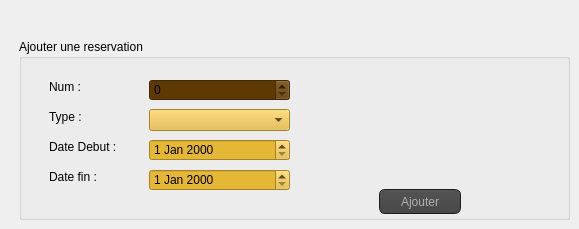
    <widget class="QWidget" name="ajout_2">
     <attribute name="title">
      <string>ajout </string>
     </attribute>
     <widget class="QGroupBox" name="box_ajout_2">
      <property name="geometry">
       <rect>
        <x>19</x>
        <y>39</y>
        <width>551</width>
        <height>181</height>
       </rect>
      </property>
      <property name="palette">
       <palette>
        <active>
         <colorrole role="Button">
          <brush brushstyle="SolidPattern">
           <color alpha="255">
            <red>94</red>
            <green>57</green>
            <blue>4</blue>
           </color>
          </brush>
         </colorrole>
         <colorrole role="Base">
          <brush brushstyle="SolidPattern">
           <color alpha="255">
            <red>94</red>
            <green>57</green>
            <blue>4</blue>
           </color>
          </brush>
         </colorrole>
         <colorrole role="Window">
          <brush brushstyle="SolidPattern">
           <color alpha="255">
            <red>94</red>
            <green>57</green>
            <blue>4</blue>
           </color>
          </brush>
         </colorrole>
        </active>
        <inactive>
         <colorrole role="Button">
          <brush brushstyle="SolidPattern">
           <color alpha="255">
            <red>94</red>
            <green>57</green>
            <blue>4</blue>
           </color>
          </brush>
         </colorrole>
         <colorrole role="Base">
          <brush brushstyle="SolidPattern">
           <color alpha="255">
            <red>94</red>
            <green>57</green>
            <blue>4</blue>
           </color>
          </brush>
         </colorrole>
         <colorrole role="Window">
          <brush brushstyle="SolidPattern">
           <color alpha="255">
            <red>94</red>
            <green>57</green>
            <blue>4</blue>
           </color>
          </brush>
         </colorrole>
        </inactive>
        <disabled>
         <colorrole role="Button">
          <brush brushstyle="SolidPattern">
           <color alpha="255">
            <red>94</red>
            <green>57</green>
            <blue>4</blue>
           </color>
          </brush>
         </colorrole>
         <colorrole role="Base">
          <brush brushstyle="SolidPattern">
           <color alpha="255">
            <red>94</red>
            <green>57</green>
            <blue>4</blue>
           </color>
          </brush>
         </colorrole>
         <colorrole role="Window">
          <brush brushstyle="SolidPattern">
           <color alpha="255">
            <red>94</red>
            <green>57</green>
            <blue>4</blue>
           </color>
          </brush>
         </colorrole>
        </disabled>
       </palette>
      </property>
      <property name="cursor">
       <cursorShape>ArrowCursor</cursorShape>
      </property>
      <property name="title">
       <string>Ajouter une reservation</string>
      </property>
      <widget class="QLabel" name="label_16">
       <property name="geometry">
        <rect>
         <x>30</x>
         <y>40</y>
         <width>52</width>
         <height>15</height>
        </rect>
       </property>
       <property name="text">
        <string>Num :</string>
       </property>
       <property name="textFormat">
        <enum>Qt::PlainText</enum>
       </property>
      </widget>
      <widget class="QLabel" name="label_20">
       <property name="geometry">
        <rect>
         <x>30</x>
         <y>70</y>
         <width>71</width>
         <height>16</height>
        </rect>
       </property>
       <property name="text">
        <string>Type :</string>
       </property>
      </widget>
      <widget class="QLabel" name="label_21">
       <property name="geometry">
        <rect>
         <x>30</x>
         <y>100</y>
         <width>71</width>
         <height>16</height>
        </rect>
       </property>
       <property name="text">
        <string>Date Debut :</string>
       </property>
      </widget>
      <widget class="QLabel" name="label_22">
       <property name="geometry">
        <rect>
         <x>30</x>
         <y>130</y>
         <width>52</width>
         <height>15</height>
        </rect>
       </property>
       <property name="text">
        <string>Date fin :</string>
       </property>
      </widget>
      <widget class="QPushButton" name="btA">
       <property name="geometry">
        <rect>
         <x>360</x>
         <y>150</y>
         <width>82</width>
         <height>25</height>
        </rect>
       </property>
       <property name="styleSheet">
        <string notr="true">

QToolTip
{
border: 1px solid black;
background-color: #ffa02f;
padding: 1px;
border-radius: 3px;
opacity: 100;
}

QWidget
{
color: #b1b1b1;
background-color: #323232;
}

QWidget:item:hover
{
background-color: QLinearGradient( x1: 0, y1: 0, x2: 0, y2: 1, stop: 0 #ffa02f, stop: 1 #ca0619);
color: #000000;
}

QWidget:item:selected
{
background-color: QLinearGradient( x1: 0, y1: 0, x2: 0, y2: 1, stop: 0 #ffa02f, stop: 1 #d7801a);
}

QMenuBar::item
{
background: transparent;
}

QMenuBar::item:selected
{
background: transparent;
border: 1px solid #ffaa00;
}

QMenuBar::item:pressed
{
background: #444;
border: 1px solid #000;
background-color: QLinearGradient(
x1:0, y1:0,
x2:0, y2:1,
stop:1 #212121,
stop:0.4 #343434/*,
stop:0.2 #343434,
stop:0.1 #ffaa00*/
);
margin-bottom:-1px;
padding-bottom:1px;
}

QMenu
{
border: 1px solid #000;
}

QMenu::item
{
padding: 2px 20px 2px 20px;
}

QMenu::item:selected
{
color: #000000;
}

QWidget:disabled
{
color: #404040;
background-color: #323232;
}

QAbstractItemView
{
background-color: QLinearGradient( x1: 0, y1: 0, x2: 0, y2: 1, stop: 0 #4d4d4d, stop: 0.1 #646464, stop: 1 #5d5d5d);
}

QWidget:focus
{
/*border: 2px solid QLinearGradient( x1: 0, y1: 0, x2: 0, y2: 1, stop: 0 #ffa02f, stop: 1 #d7801a);*/
}

QLineEdit
{
background-color: QLinearGradient( x1: 0, y1: 0, x2: 0, y2: 1, stop: 0 #4d4d4d, stop: 0 #646464, stop: 1 #5d5d5d);
padding: 1px;
border-style: solid;
border: 1px solid #1e1e1e;
border-radius: 5;
}

QPushButton
{
color: #b1b1b1;
background-color: QLinearGradient( x1: 0, y1: 0, x2: 0, y2: 1, stop: 0 #565656, stop: 0.1 #525252, stop: 0.5 #4e4e4e, stop: 0.9 #4a4a4a, stop: 1 #464646);
border-width: 1px;
border-color: #1e1e1e;
border-style: solid;
border-radius: 6;
padding: 3px;
font-size: 12px;
padding-left: 5px;
padding-right: 5px;
}

QPushButton:pressed
{
background-color: QLinearGradient( x1: 0, y1: 0, x2: 0, y2: 1, stop: 0 #2d2d2d, stop: 0.1 #2b2b2b, stop: 0.5 #292929, stop: 0.9 #282828, stop: 1 #252525);
}

QComboBox
{
selection-background-color: #ffaa00;
background-color: QLinearGradient( x1: 0, y1: 0, x2: 0, y2: 1, stop: 0 #565656, stop: 0.1 #525252, stop: 0.5 #4e4e4e, stop: 0.9 #4a4a4a, stop: 1 #464646);
border-style: solid;
border: 1px solid #1e1e1e;
border-radius: 5;
}

QComboBox:hover,QPushButton:hover
{
border: 2px solid QLinearGradient( x1: 0, y1: 0, x2: 0, y2: 1, stop: 0 #ffa02f, stop: 1 #d7801a);
}


QComboBox:on
{
padding-top: 3px;
padding-left: 4px;
background-color: QLinearGradient( x1: 0, y1: 0, x2: 0, y2: 1, stop: 0 #2d2d2d, stop: 0.1 #2b2b2b, stop: 0.5 #292929, stop: 0.9 #282828, stop: 1 #252525);
selection-background-color: #ffaa00;
}

QComboBox QAbstractItemView
{
border: 2px solid darkgray;
selection-background-color: QLinearGradient( x1: 0, y1: 0, x2: 0, y2: 1, stop: 0 #ffa02f, stop: 1 #d7801a);
}

QComboBox::drop-down
{
subcontrol-origin: padding;
subcontrol-position: top right;
width: 15px;

border-left-width: 0px;
border-left-color: darkgray;
border-left-style: solid; /* just a single line */
border-top-right-radius: 3px; /* same radius as the QComboBox */
border-bottom-right-radius: 3px;
}

QComboBox::down-arrow
{
image: url(:/down_arrow.png);
}

QGroupBox:focus
{
border: 2px solid QLinearGradient( x1: 0, y1: 0, x2: 0, y2: 1, stop: 0 #ffa02f, stop: 1 #d7801a);
}

QTextEdit:focus
{
border: 2px solid QLinearGradient( x1: 0, y1: 0, x2: 0, y2: 1, stop: 0 #ffa02f, stop: 1 #d7801a);
}

QScrollBar:horizontal {
border: 1px solid #222222;
background: QLinearGradient( x1: 0, y1: 0, x2: 0, y2: 1, stop: 0.0 #121212, stop: 0.2 #282828, stop: 1 #484848);
height: 7px;
margin: 0px 16px 0 16px;
}

QScrollBar::handle:horizontal
{
background: QLinearGradient( x1: 0, y1: 0, x2: 1, y2: 0, stop: 0 #ffa02f, stop: 0.5 #d7801a, stop: 1 #ffa02f);
min-height: 20px;
border-radius: 2px;
}

QScrollBar::add-line:horizontal {
border: 1px solid #1b1b19;
border-radius: 2px;
background: QLinearGradient( x1: 0, y1: 0, x2: 1, y2: 0, stop: 0 #ffa02f, stop: 1 #d7801a);
width: 14px;
subcontrol-position: right;
subcontrol-origin: margin;
}

QScrollBar::sub-line:horizontal {
border: 1px solid #1b1b19;
border-radius: 2px;
background: QLinearGradient( x1: 0, y1: 0, x2: 1, y2: 0, stop: 0 #ffa02f, stop: 1 #d7801a);
width: 14px;
subcontrol-position: left;
subcontrol-origin: margin;
}

QScrollBar::right-arrow:horizontal, QScrollBar::left-arrow:horizontal
{
border: 1px solid black;
width: 1px;
height: 1px;
background: white;
}

QScrollBar::add-page:horizontal, QScrollBar::sub-page:horizontal
{
background: none;
}

QScrollBar:vertical
{
background: QLinearGradient( x1: 0, y1: 0, x2: 1, y2: 0, stop: 0.0 #121212, stop: 0.2 #282828, stop: 1 #484848);
width: 7px;
margin: 16px 0 16px 0;
border: 1px solid #222222;
}

QScrollBar::handle:vertical
{
background: QLinearGradient( x1: 0, y1: 0, x2: 0, y2: 1, stop: 0 #ffa02f, stop: 0.5 #d7801a, stop: 1 #ffa02f);
min-height: 20px;
border-radius: 2px;
}

QScrollBar::add-line:vertical
{
border: 1px solid #1b1b19;
border-radius: 2px;
background: QLinearGradient( x1: 0, y1: 0, x2: 0, y2: 1, stop: 0 #ffa02f, stop: 1 #d7801a);
height: 14px;
subcontrol-position: bottom;
subcontrol-origin: margin;
}

QScrollBar::sub-line:vertical
{
border: 1px solid #1b1b19;
border-radius: 2px;
background: QLinearGradient( x1: 0, y1: 0, x2: 0, y2: 1, stop: 0 #d7801a, stop: 1 #ffa02f);
height: 14px;
subcontrol-position: top;
subcontrol-origin: margin;
}

QScrollBar::up-arrow:vertical, QScrollBar::down-arrow:vertical
{
border: 1px solid black;
width: 1px;
height: 1px;
background: white;
}


QScrollBar::add-page:vertical, QScrollBar::sub-page:vertical
{
background: none;
}

QTextEdit
{
background-color: #242424;
}

QPlainTextEdit
{
background-color: #242424;
}

QHeaderView::section
{
background-color: QLinearGradient(x1:0, y1:0, x2:0, y2:1, stop:0 #616161, stop: 0.5 #505050, stop: 0.6 #434343, stop:1 #656565);
color: white;
padding-left: 4px;
border: 1px solid #6c6c6c;
}

QCheckBox:disabled
{
color: #414141;
}

QDockWidget::title
{
text-align: center;
spacing: 3px; /* spacing between items in the tool bar */
background-color: QLinearGradient(x1:0, y1:0, x2:0, y2:1, stop:0 #323232, stop: 0.5 #242424, stop:1 #323232);
}

QDockWidget::close-button, QDockWidget::float-button
{
text-align: center;
spacing: 1px; /* spacing between items in the tool bar */
background-color: QLinearGradient(x1:0, y1:0, x2:0, y2:1, stop:0 #323232, stop: 0.5 #242424, stop:1 #323232);
}

QDockWidget::close-button:hover, QDockWidget::float-button:hover
{
background: #242424;
}

QDockWidget::close-button:pressed, QDockWidget::float-button:pressed
{
padding: 1px -1px -1px 1px;
}

QMainWindow::separator
{
background-color: QLinearGradient(x1:0, y1:0, x2:0, y2:1, stop:0 #161616, stop: 0.5 #151515, stop: 0.6 #212121, stop:1 #343434);
color: white;
padding-left: 4px;
border: 1px solid #4c4c4c;
spacing: 3px; /* spacing between items in the tool bar */
}

QMainWindow::separator:hover
{

background-color: QLinearGradient(x1:0, y1:0, x2:0, y2:1, stop:0 #d7801a, stop:0.5 #b56c17 stop:1 #ffa02f);
color: white;
padding-left: 4px;
border: 1px solid #6c6c6c;
spacing: 3px; /* spacing between items in the tool bar */
}

QToolBar::handle
{
spacing: 3px; /* spacing between items in the tool bar */
background: url(:/images/handle.png);
}

QMenu::separator
{
height: 2px;
background-color: QLinearGradient(x1:0, y1:0, x2:0, y2:1, stop:0 #161616, stop: 0.5 #151515, stop: 0.6 #212121, stop:1 #343434);
color: white;
padding-left: 4px;
margin-left: 10px;
margin-right: 5px;
}

QProgressBar
{
border: 2px solid grey;
border-radius: 5px;
text-align: center;
}

QProgressBar::chunk
{
background-color: #d7801a;
width: 2.15px;
margin: 0.5px;
}

QTabBar::tab {
color: #b1b1b1;
border: 1px solid #444;
border-bottom-style: none;
background-color: #323232;
padding-left: 10px;
padding-right: 10px;
padding-top: 3px;
padding-bottom: 2px;
margin-right: -1px;
}

QTabWidget::pane {
border: 1px solid #444;
top: 1px;
}

QTabBar::tab:last
{
margin-right: 0; /* the last selected tab has nothing to overlap with on the right */
border-top-right-radius: 3px;
}

QTabBar::tab:first:!selected
{
margin-left: 0px; /* the last selected tab has nothing to overlap with on the right */


border-top-left-radius: 3px;
}

QTabBar::tab:!selected
{
color: #b1b1b1;
border-bottom-style: solid;
margin-top: 3px;
background-color: QLinearGradient(x1:0, y1:0, x2:0, y2:1, stop:1 #212121, stop:.4 #343434);
}

QTabBar::tab:selected
{
border-top-left-radius: 3px;
border-top-right-radius: 3px;
margin-bottom: 0px;
}

QTabBar::tab:!selected:hover
{
/*border-top: 2px solid #ffaa00;
padding-bottom: 3px;*/
border-top-left-radius: 3px;
border-top-right-radius: 3px;
background-color: QLinearGradient(x1:0, y1:0, x2:0, y2:1, stop:1 #212121, stop:0.4 #343434, stop:0.2 #343434, stop:0.1 #ffaa00);
}

QRadioButton::indicator:checked, QRadioButton::indicator:unchecked{
color: #b1b1b1;
background-color: #323232;
border: 1px solid #b1b1b1;
border-radius: 6px;
}

QRadioButton::indicator:checked
{
background-color: qradialgradient(
cx: 0.5, cy: 0.5,
fx: 0.5, fy: 0.5,
radius: 1.0,
stop: 0.25 #ffaa00,
stop: 0.3 #323232
);
}

QCheckBox::indicator{
color: #b1b1b1;
background-color: #323232;
border: 1px solid #b1b1b1;
width: 9px;
height: 9px;
}

QRadioButton::indicator
{
border-radius: 6px;
}

QRadioButton::indicator:hover, QCheckBox::indicator:hover
{
border: 1px solid #ffaa00;
}

QCheckBox::indicator:checked
{
image:url(:/images/checkbox.png);
}

QCheckBox::indicator:disabled, QRadioButton::indicator:disabled
{
border: 1px solid #444;
}
</string>
       </property>
       <property name="text">
        <string>Ajouter</string>
       </property>
      </widget>
      <widget class="QComboBox" name="CA_type">
       <property name="geometry">
        <rect>
         <x>130</x>
         <y>70</y>
         <width>141</width>
         <height>22</height>
        </rect>
       </property>
       <property name="styleSheet">
        <string notr="true">background-color: rgb(229, 183, 54);</string>
       </property>
      </widget>
      <widget class="QDateEdit" name="DA_D">
       <property name="geometry">
        <rect>
         <x>130</x>
         <y>100</y>
         <width>141</width>
         <height>22</height>
        </rect>
       </property>
       <property name="styleSheet">
        <string notr="true">background-color: rgb(229, 183, 54);</string>
       </property>
      </widget>
      <widget class="QDateEdit" name="DA_F">
       <property name="geometry">
        <rect>
         <x>130</x>
         <y>130</y>
         <width>141</width>
         <height>22</height>
        </rect>
       </property>
       <property name="styleSheet">
        <string notr="true">background-color: rgb(229, 183, 54);</string>
       </property>
      </widget>
      <widget class="QSpinBox" name="LA_Num">
       <property name="geometry">
        <rect>
         <x>130</x>
         <y>40</y>
         <width>141</width>
         <height>22</height>
        </rect>
       </property>
      </widget>
     </widget>
    </widget>
